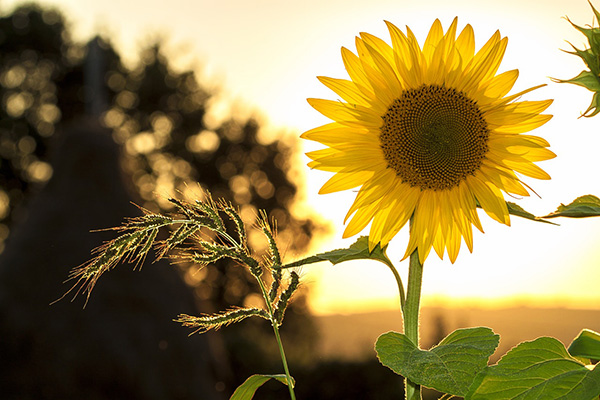
#> input picture images/sunflower.jpg, 600 x 400 px, found by its file name
$ python sobel_edge_detector.py
#> lines starting #> are read from the running program, lines starting #| are printed output that depends on the picture; after the words box and inside, x2 and y2 are one past the last pixel; in counts of white or black regions, pixels touching at a corner belong together
import cv2 as cv
import numpy as np

img = cv.imread("./images/sunflower.jpg")
#> img is the input picture: shape (400, 600, 3); mean B, G, R 78.6, 128.9, 146.8

blurred = cv.blur(img, (3,3), cv.BORDER_DEFAULT)
gray_img = cv.cvtColor(blurred, cv.COLOR_BGR2GRAY)

def blur_image(img, kernel_size):
#> called with kernel_size = 3
    blurred_img = np.empty_like(img)

    h, w = img.shape[:2]
#> h = 400; w = 600
    y = 0
    x = 0


    while y < h - 1 :
        while x < w - 1:
            patch = img[y:y+kernel_size, x:x+kernel_size]
            average_pixel = np.mean(patch, axis = (0,1))

            blurred_img[y,x] = average_pixel
            x += 1
        x = 0
        y += 1
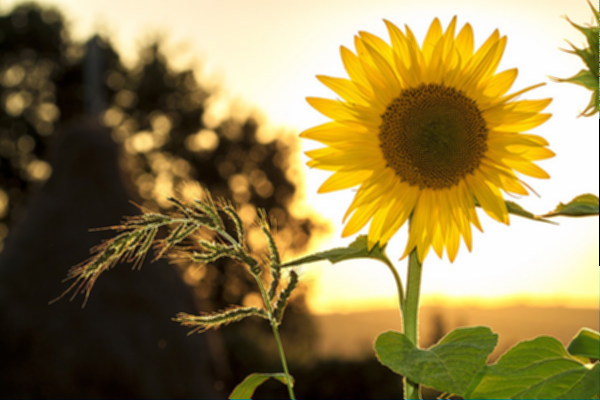
#> blurred_img: shape (400, 600, 3); mean B, G, R 77.9, 128.1, 145.8
#> after the loop, y = 399

    return blurred_img, h, w


def sobel_edge_detector(img,threshold):


    blurred_img, h, w = blur_image(img, 3)
#> h = 400; w = 600

    sobel_img = np.empty_like(img)


    gray_img = cv.cvtColor(blurred_img, cv.COLOR_BGR2GRAY)
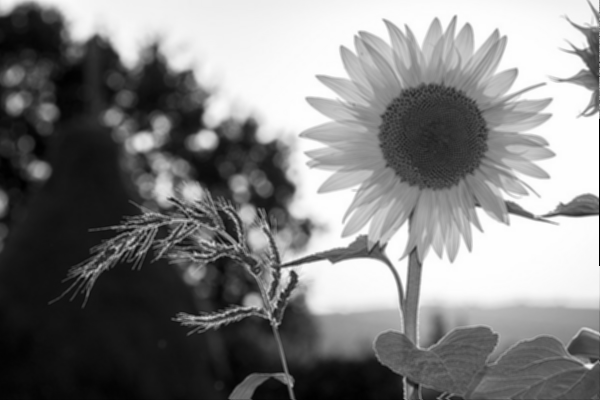
#> gray_img: shape (400, 600); min 0, max 254, mean 127.7

    sobel_horizontal = np.array(([-1, -2, -1], [ 0,  0,  0], [ 1,  2,  1]), dtype = np.float32)
    sobel_vertical = np.array(([-1,  0,  1], [-2,  0,  2], [-1,  0,  1]), dtype = np.float32)
    y = 0
    x = 0
    for y in range(h - 3 - 1):
        for x in range(w - 3 + 1):
            patch = gray_img[y:y+3, x:x+3]
            grad_x = np.sum(patch * sobel_horizontal)

            grad_y = np.sum(patch * sobel_vertical)

            magnitude = np.hypot(grad_x, grad_y)

            if magnitude > threshold:
                sobel_img[y,x] = [255, 255, 255]
            else:
                sobel_img[y,x] = [0, 0, 0]

            x += 1
        y +=1
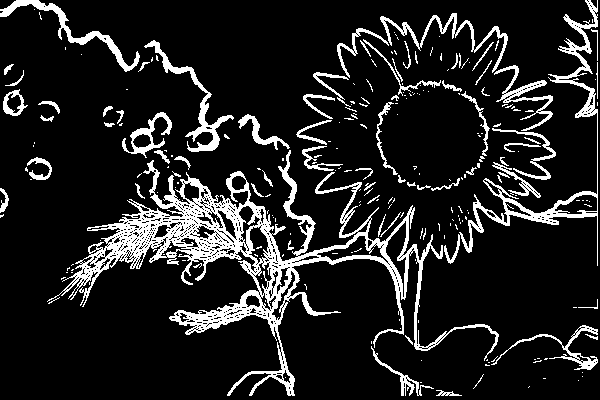
#> sobel_img: shape (400, 600, 3); 13.1% white; 245 white regions (177 under 20 px), largest, box (x1, y1, x2, y2) and area: (47, 150, 499, 396) 16029, (444, 0, 598, 266) 3169, (144, 40, 234, 152) 1225
#> after the loop, x = 598

    return sobel_img


sobel_img = sobel_edge_detector(img,100)


sobelx = cv.Sobel(gray_img, cv.CV_64F, 1, 0, ksize=3)
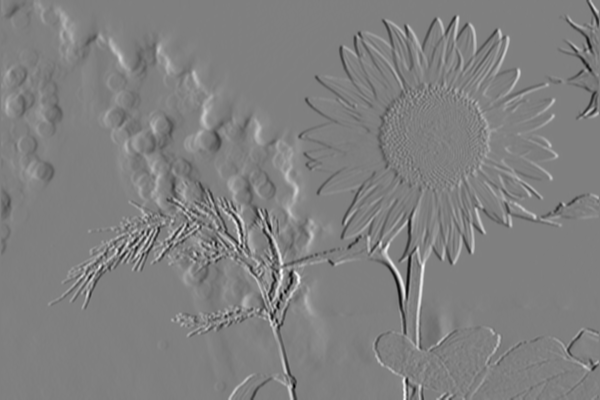
#> sobelx: shape (400, 600) float64; min -487, max 484, mean 1.8; drawn with min black and max white
sobely = cv.Sobel(gray_img, cv.CV_64F, 0, 1, ksize=3)
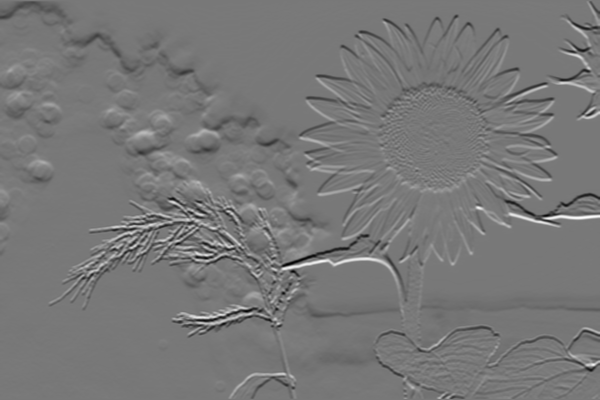
#> sobely: shape (400, 600) float64; min -499, max 554, mean -4.1; drawn with min black and max white


gradient_magnitude = cv.magnitude(sobelx, sobely)
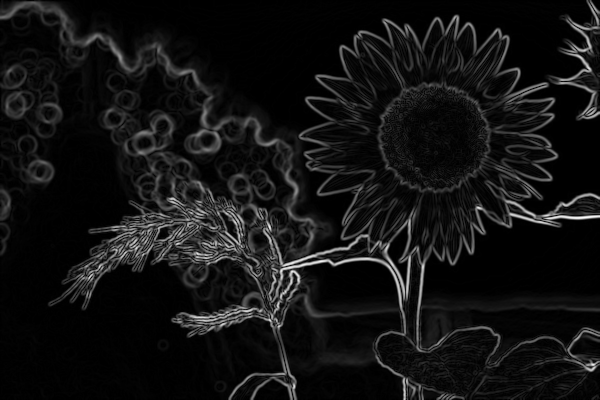
#> gradient_magnitude: shape (400, 600) float64; min 0, max 557.2, mean 41.8; drawn with min black and max white

sobel_combined = cv.convertScaleAbs(gradient_magnitude)
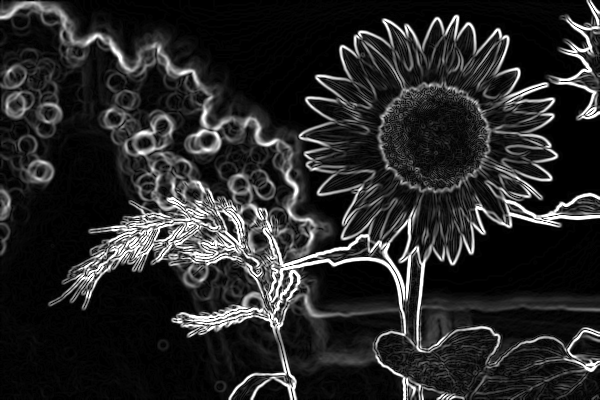
#> sobel_combined: shape (400, 600); min 0, max 255, mean 40.1

cv.imshow("Sobel Edge Detection", sobel_combined)

cv.imshow("Sobel image", sobel_img)

cv.waitKey(0)
